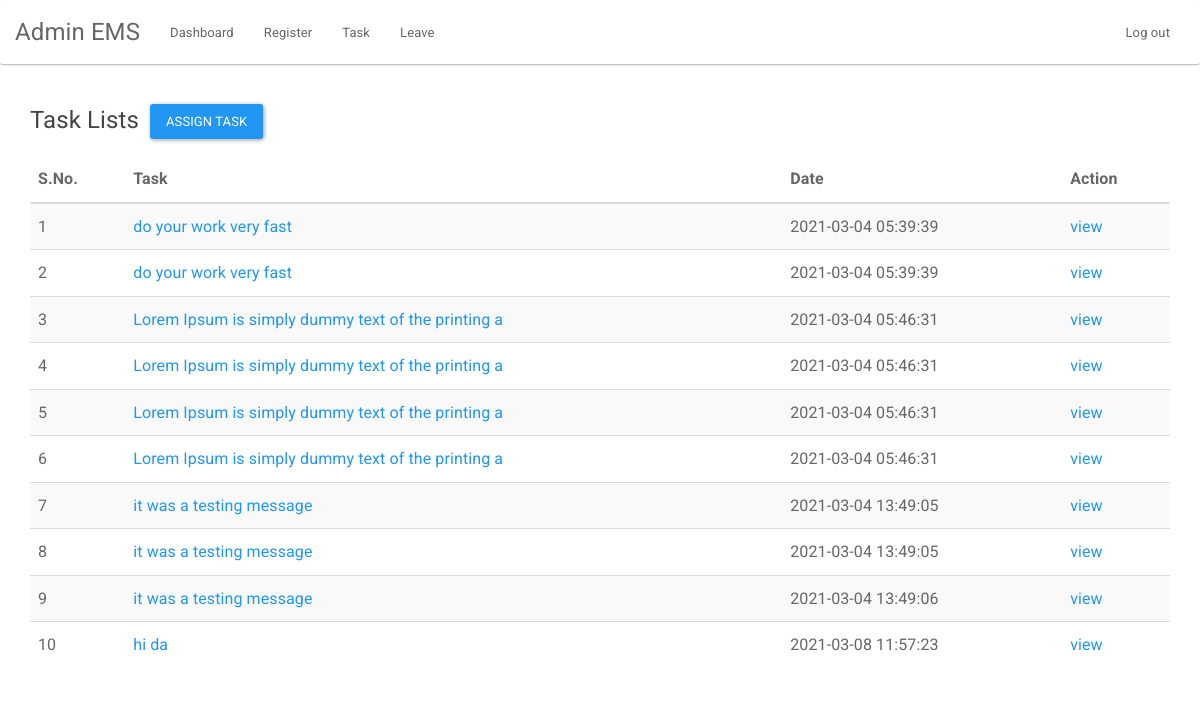
The app's page /admin/all-task.php (signed in) with its own data.
### tables this page shows
CREATE TABLE `task` (
  `t_id` int(255) NOT NULL,
  `task` text NOT NULL,
  `user_id` int(255) NOT NULL,
  `assigned_by` int(255) NOT NULL,
  `date_time` timestamp NOT NULL DEFAULT current_timestamp() ON UPDATE current_timestamp()
);

### admin/all-task.php (the view, shortened to what this page needs)
<?php include "../auth/auth.php";?>
<html>
<head>
    <link rel="stylesheet" href="../css/style.css">
</head>
<body>
<?php include "header.php";?>
<div class="container">
<h4>Task Lists <a href="task.php" class="btn btn-primary" style="margin:5px;">ASSIGN TASK</a></h4>
    <table class="table table-striped table-hover ">
        <thead>
        <tr>
            <th>S.No.</th>
            <th>Task</th>
            <th>Date</th>
            <th>Action</th>
        </tr>
        </thead>
        <tbody>
        <?php
        $i=1;
        $query="SELECT * from task";
        $res=mysqli_query($conn,$query);
        $count=mysqli_num_rows($res);
        if($count>0)
        {
            while($row=mysqli_fetch_array($res))
            {
                ?>
                <tr>
                    <td><?php echo $i;?></td>
                    <td><a href="view-message.php?id=<?php echo $row['t_id'];?>"><?php echo substr($row['task'],0,50);?></a></td>
                    <td><?php echo $row['date_time'];?></td>
                    <td><a href="view-message.php?id=<?php echo $row['t_id'];?>">view</a> </td>
                </tr>
                <?php
                $i++;}
        }
        else{
            echo"No Record Found";
        }?>
        </tbody>
    </table>
    </div>
</body>
</html>

### records on screen
task: task "do your work very fast", date_time "2021-03-04 05:39:39"
task: task "do your work very fast", date_time "2021-03-04 05:39:39"
task: task "Lorem Ipsum is simply dummy text of the printing a", date_time "2021-03-04 05:46:31"
task: task "Lorem Ipsum is simply dummy text of the printing a", date_time "2021-03-04 05:46:31"
task: task "Lorem Ipsum is simply dummy text of the printing a", date_time "2021-03-04 05:46:31"
task: task "Lorem Ipsum is simply dummy text of the printing a", date_time "2021-03-04 05:46:31"
task: task "it was a testing message", date_time "2021-03-04 13:49:05"
task: task "it was a testing message", date_time "2021-03-04 13:49:05"
task: task "it was a testing message", date_time "2021-03-04 13:49:06"
task: task "hi da", date_time "2021-03-08 11:57:23"
